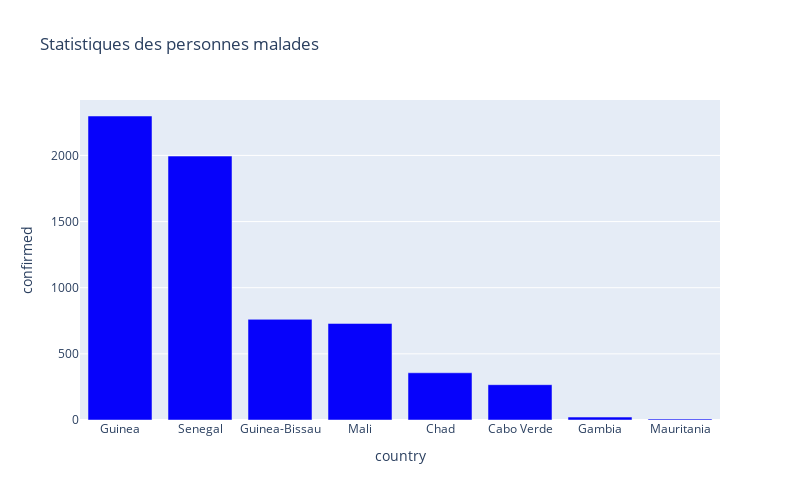

Notebook code for this chart:
### Code cell
px.bar(
    sorted_country_df.head(8),
    x = "country",
    y = "confirmed",
    title= "Statistiques des personnes malades", # the axis names
    color_discrete_sequence=["#0602FB"], 
    height=500,
    width=800
)

### Figure 1 — Plotly figure (JSON) as saved in the notebook; plotly's stock layout.template omitted (floating-point values rounded to 4 significant figures)
{"data": [{"alignmentgroup": "True", "hovertemplate": "country=%{x}<br>confirmed=%{y}<extra></extra>", "legendgroup": "", "marker": {"color": "#0602FB"}, "name": "", "offsetgroup": "", "orientation": "v", "showlegend": false, "textposition": "auto", "type": "bar", "x": ["Guinea", "Senegal", "Guinea-Bissau", "Mali", "Chad", "Cabo Verde", "Gambia", "Mauritania"], "xaxis": "x", "y": [2298, 1995, 761, 730, 357, 267, 22, 8], "yaxis": "y"}], "layout": {"barmode": "relative", "height": 500, "legend": {"tracegroupgap": 0}, "title": {"text": "Statistiques des personnes malades"}, "width": 800, "xaxis": {"anchor": "y", "domain": [0, 1], "title": {"text": "country"}}, "yaxis": {"anchor": "x", "domain": [0, 1], "title": {"text": "confirmed"}}}}
